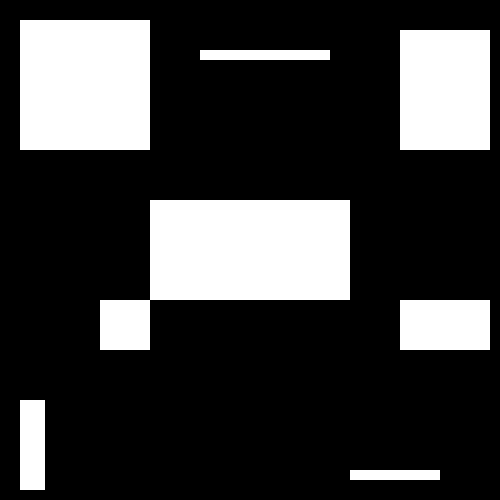
#> input picture Image-Processing/4-Masks/exercicio3/componentes.png, 500 x 500 px
$ python exercicio3.py
#> lines starting #> are read from the running program, lines starting #| are printed output that depends on the picture; after the words box and inside, x2 and y2 are one past the last pixel; in counts of white or black regions, pixels touching at a corner belong together
import numpy as np
import cv2
#
from Queue import Queue

positions = [(-1,-1), (0,-1), (1,-1), (-1,0), (1,0), (-1,1), (0,1), (1,1)]

def showImage(label, pos):
	img = np.zeros(label.shape, np.uint8)

	for y in range (0, img.shape[0]):
		for x in range(0, img.shape[1]):
			if label[y][x] == pos:
				img[y][x] = 1

	for y in xrange(0,img.shape[0]):
		for x in xrange(0,img.shape[1]):
				img[y][x] *= 255

	cv2.imshow(str(pos), img)
	cv2.waitKey(0)

def findNext(label):
	for y in range(0,label.shape[0]):
		for x in range(0,label.shape[1]):
			if(label[y][x] == 0):
				return x, y

	return -1, -1

def colorirBFS(image, label, color, x, y, paint):
	fila = Queue()
	fila.put([x, y])

	while ( not fila.isEmpty() ):
		item = fila.pop()
		x = item[0]
		y = item[1]

		for k in range(0, 8):
			i, j = positions[k]
			if (image[y + j][x + i] == color and label[y + j][x + i] == 0):
				fila.put([x + i, y + j])
				label[y+j][x+i] = paint

	return label


def main():
	resp = Queue()

	img  = cv2.imread('componentes.png', 0)
#> img: shape (500, 500); 23.7% white; 7 white regions, largest, box (x1, y1, x2, y2) and area: (100, 200, 350, 350) 22500, (20, 20, 150, 150) 16900, (400, 30, 490, 150) 10800
	img = cv2.copyMakeBorder(img, 1,1,1,1, cv2.BORDER_CONSTANT, -1)
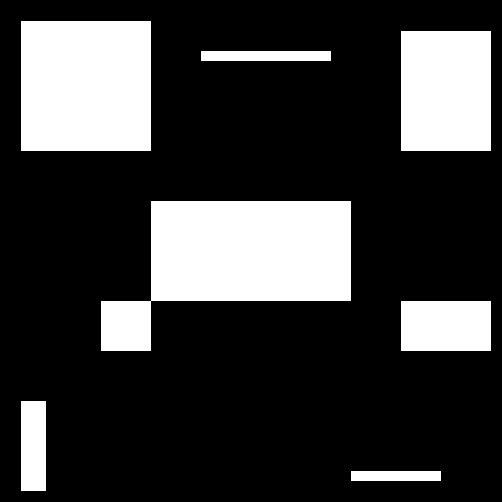
#> img: shape (502, 502); 23.5% white; 7 white regions, largest, box (x1, y1, x2, y2) and area: (101, 201, 351, 351) 22500, (21, 21, 151, 151) 16900, (401, 31, 491, 151) 10800
	label= np.zeros(img.shape, np.uint8)

	x, y = findNext(label)
#> x = 0; y = 0
#> label: shape (502, 502); every value is 0
	paint = 0

	while(x != -1):
		paint += 1
		color = img[y][x]
		label = colorirBFS(img, label, color, x, y, paint)
		resp.put(label)

		x, y = findNext(label)
#> this loop made 1 pass
#> color on pass 1: 0
#> after the loop, paint = 1

	print( str(paint) + ' componentes!' )

	position = 1
	while( not resp.isEmpty() ):
		showImage(resp.pop(), position)
		position += 1


#> (the run stopped early here; a loop or call above may not have finished)
